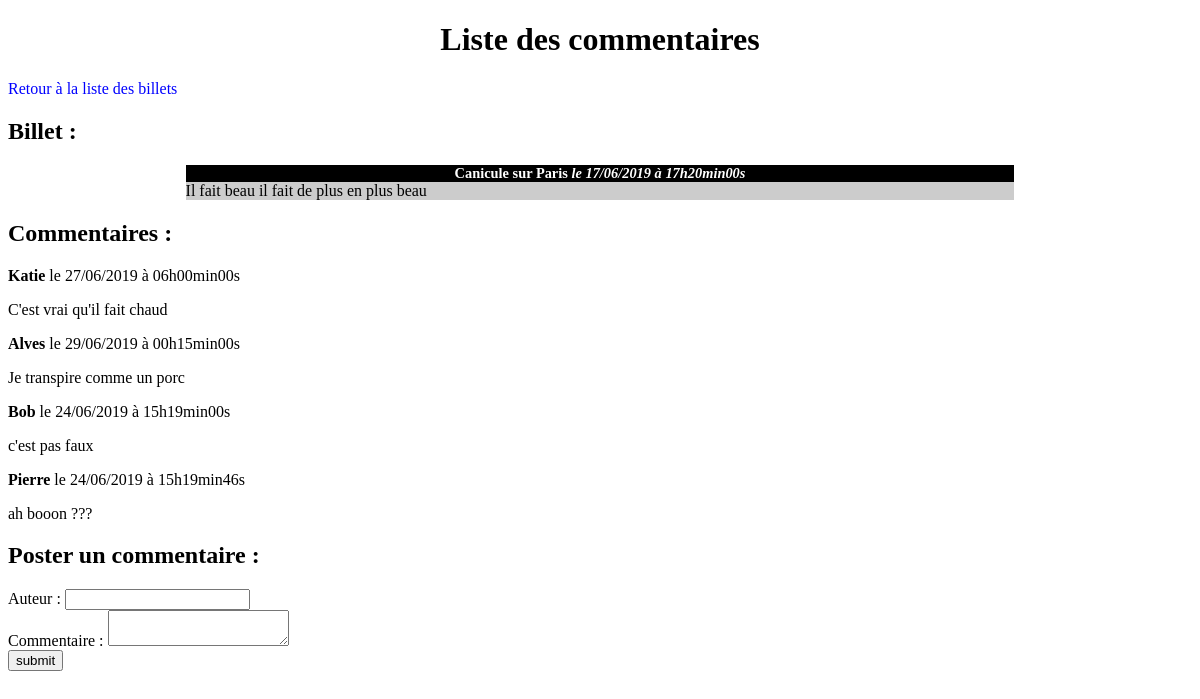
The page /commentaires.php?billet=1 on the database its author committed.
### tables this page shows
CREATE TABLE IF NOT EXISTS `billets` (
  `id` int(11) NOT NULL AUTO_INCREMENT,
  `titre` varchar(255) NOT NULL,
  `contenu` text NOT NULL,
  `date_creation` datetime NOT NULL,
  PRIMARY KEY (`id`)
);

CREATE TABLE IF NOT EXISTS `commentaires` (
  `id` int(11) NOT NULL AUTO_INCREMENT,
  `id_billet` int(11) NOT NULL,
  `auteur` varchar(255) NOT NULL,
  `commentaire` text NOT NULL,
  `date_commentaire` datetime NOT NULL DEFAULT CURRENT_TIMESTAMP,
  PRIMARY KEY (`id`)
);

### model.php (called while the page is built, shortened)
<?php
global $db;
try {
	$db = new PDO('mysql:host=localhost;dbname=test;charset=utf8', 'root', '');
}
catch(Exception $exception) {
	die('Erreur : '.$exception->getMessage());
}
function getBillet($id) {
	global $db;
	$query = $db->prepare('SELECT id, titre, contenu, DATE_FORMAT(date_creation, "%d/%m/%Y à %Hh%imin%ss") AS date_creation FROM billets WHERE id = ?');
	$query->execute(array($id));
	$fetch = $query->fetch();
	return $fetch;
}
function getCommentaires($id_billet) {
	global $db;
	$query = $db->prepare('SELECT id, id_billet, auteur, commentaire, DATE_FORMAT(date_commentaire, "%d/%m/%Y à %Hh%imin%ss") AS date_commentaire FROM commentaires WHERE id_billet = ?');
	$query->execute(array($id_billet));
	$fetch = $query->fetchAll();
	return $fetch;
}

### commentaires.php (the view, shortened to what this page needs)
<?php
include('model.php');
$x = intval(htmlspecialchars($_GET['billet']));
$billet = getBillet($x);
$commentaires = getCommentaires($x);
include('header.php');
?>
<h1>Liste des commentaires</h1>
<p><a href="index.php">Retour à la liste des billets</a></p>
<h2>Billet :</h2>
<div class="news">
	<h3>
		<?= $billet['titre'] ?>
		<em>le <?= $billet['date_creation'] ?></em>
	</h3>
	<p>
		<?= nl2br($billet['contenu']) ?>
	</p>
</div>
<h2>Commentaires :</h2>
<?php foreach ($commentaires as $commentaire) { ?>
<p><strong><?= $commentaire['auteur'] ?></strong> le <?= $commentaire['date_commentaire'] ?></p>
<p><?= nl2br($commentaire['commentaire']) ?></p>
<?php } ?>
<h2>Poster un commentaire :</h2>
<?php
include('form.php');
include('footer.php');
?>

### header.php (shortened to what this page needs)
<!doctype html>
<html lang="fr">
	<head>
	<link rel="stylesheet" href="blog.css">
	</head>
	<body>

### form.php
<form method="POST" action="control.php">
	<label for="auteur">Auteur : </label>
	<input type="text" name="auteur" id="auteur">
	<br>
	<label for="commentaire">Commentaire : </label>
	<textarea name="commentaire" id="commentaire"></textarea>
	<br>
	<input type="submit" name="submit" value="submit">
</form>

### footer.php
	</body>
</html>

### blog.css (style rules this page uses)
h1, h3 { text-align:center; }
h3 { background-color:black; color:white; font-size:0.9em; margin-bottom:0px; }
.news p { background-color:#CCCCCC; margin-top:0px; }
.news { width:70%; margin:auto; }
a { text-decoration: none; color: blue; }

### rows shown on the page
billets: titre "Canicule sur Paris", contenu "Il fait beau il fait de plus en plus beau"
commentaires: auteur "Katie", date_commentaire "27/06/2019 à 06h00min00s", commentaire "C'est vrai qu'il fait chaud"
commentaires: auteur "Alves", date_commentaire "29/06/2019 à 00h15min00s", commentaire "Je transpire comme un porc"
commentaires: auteur "Bob", date_commentaire "24/06/2019 à 15h19min00s", commentaire "c'est pas faux"
commentaires: auteur "Pierre", date_commentaire "24/06/2019 à 15h19min46s", commentaire "ah booon ???"

### other values the page prints
$billet['date_creation'] "17/06/2019 à 17h20min00s"
